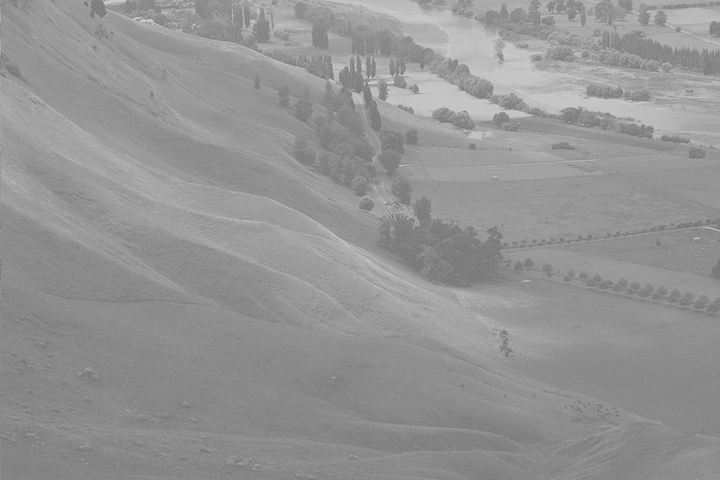
#> input picture ch03/Hawkes.jpg, 720 x 480 px
$ python contrast2.py
#> lines starting #> are read from the running program, lines starting #| are printed output that depends on the picture; after the words box and inside, x2 and y2 are one past the last pixel; in counts of white or black regions, pixels touching at a corner belong together
### ch03/histogram_test.py
import sys
import numpy as np
import matplotlib.pyplot as plt
import cv2


def getGrayHistImage(hist):
    imgHist = np.full((100, 256), 255, dtype=np.uint8)

    histMax = np.max(hist)
    for x in range(256):
        pt1 = (x, 100)
        pt2 = (x, 100 - int(hist[x, 0] * 100 / histMax))#100보자 적은 값을 가지기 위한 식
        cv2.line(imgHist, pt1, pt2, 0)

    return imgHist

### ch03/contrast2.py
import sys
import numpy as np
import cv2
import histogram_test as test

src = cv2.imread('Hawkes.jpg', cv2.IMREAD_GRAYSCALE)
#> src is the input picture: shape (480, 720); min 113, max 213, mean 148

if src is None:
    print('Image load failed!')
    sys.exit()


dst = cv2.normalize(src, None, 0, 255, cv2.NORM_MINMAX)
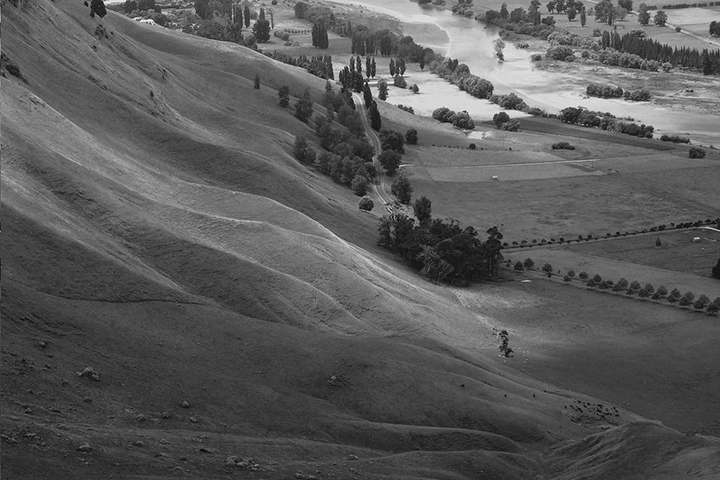
#> dst: shape (480, 720); min 0, max 255, mean 89.2

#made_functions
# gmin= np.min(src)
# gmax= np.max(src)
# dst = ((src - gmin) * 255. / (gmax - gmin)).astype(np.uint8) #numpy사용 동일 결과

#히스토그램
hist = cv2.calcHist([src], [0], None, [256], [0, 256])
#> hist = 256 values, max 13942 at index 138, min 0 at index 0, mean 1350
histImg = test.getGrayHistImage(hist)
#> in getGrayHistImage, `histMax = np.max(hist)`: histMax = 13942
#> the loop in getGrayHistImage, `for x in range(256):` made 256 passes
#> pt2 on passes 1 to 3: (0, 100), (1, 100), (2, 100)
#> after the loop in getGrayHistImage, `for x in range(256):`:
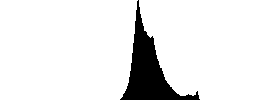
#> imgHist: shape (100, 256); 90.5% white; 1 black region, box (x1, y1, x2, y2) and area: (120, 0, 200, 100) 2436

cv2.imshow('src', src)
cv2.imshow('dst', dst)
cv2.imshow('histImg', histImg)
cv2.waitKey()

cv2.destroyAllWindows()
